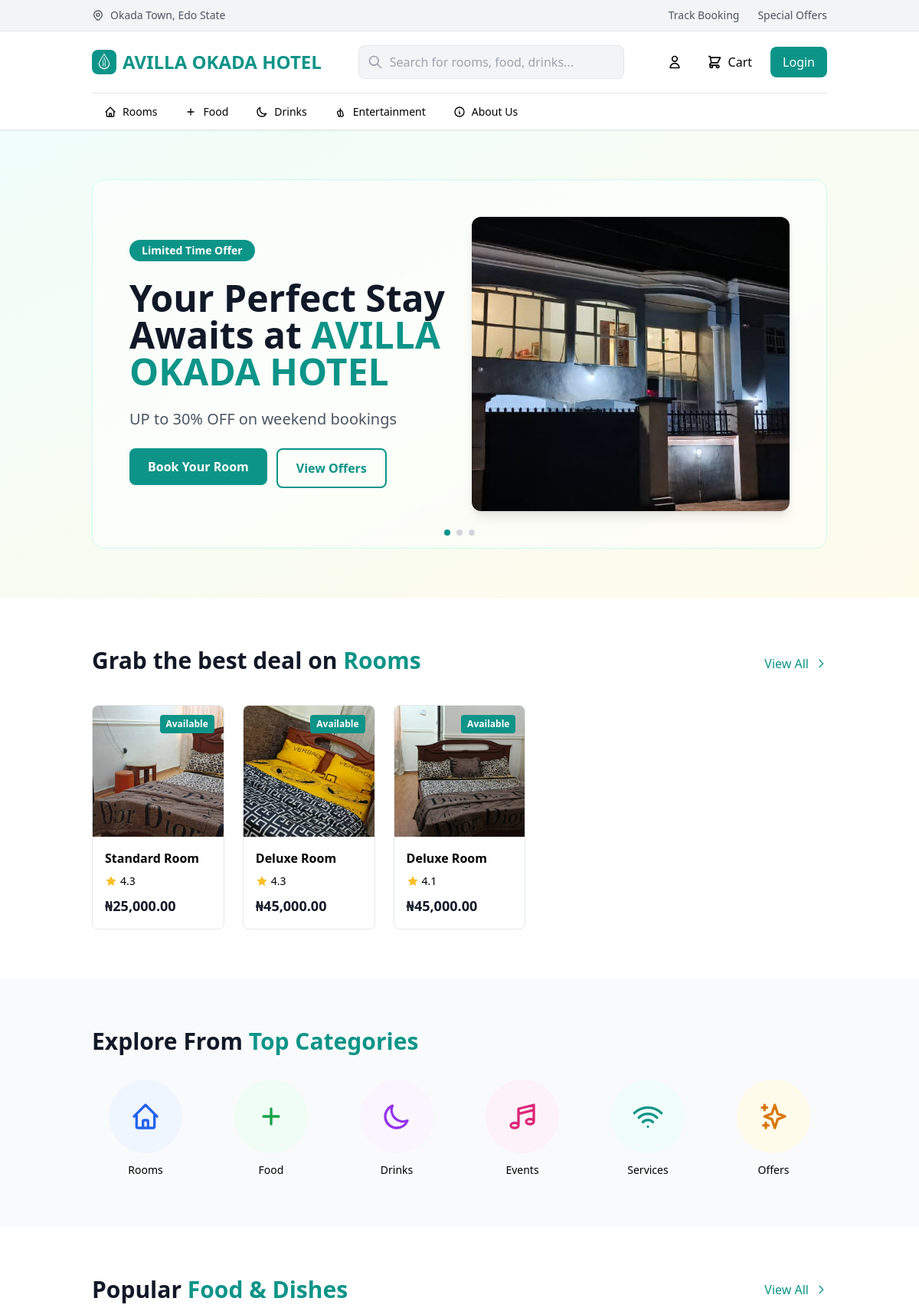
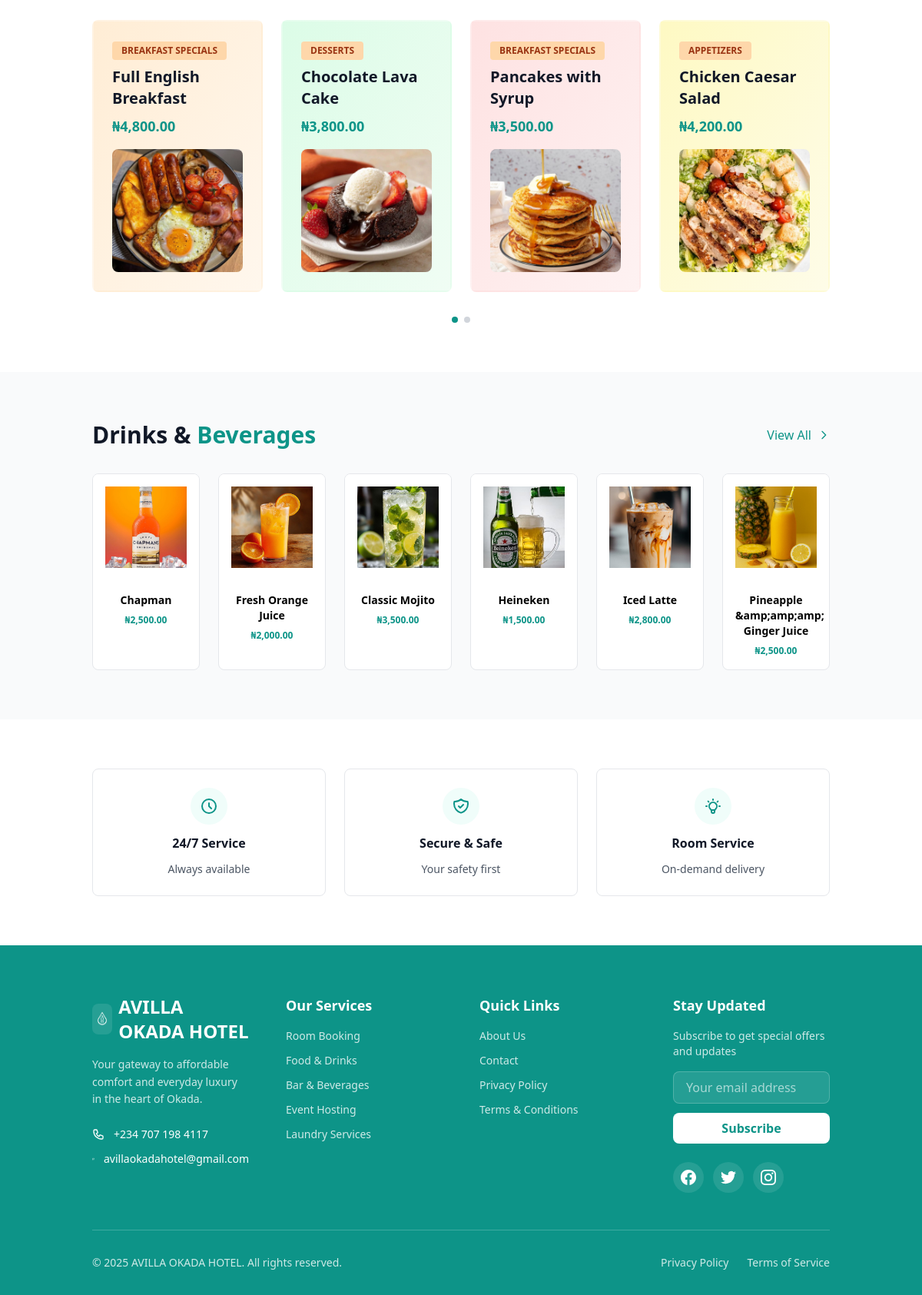
Page /index-one.php on the committed database (2 pictures, top to bottom).
### tables this page shows
CREATE TABLE `rooms` (
  `room_id` int(11) NOT NULL,
  `room_number` varchar(10) NOT NULL,
  `room_type` enum('Standard Room','Deluxe Room','Executive Suite') NOT NULL,
  `capacity` int(11) NOT NULL,
  `price_per_night` decimal(10,2) NOT NULL,
  `status` enum('available','occupied','maintenance','reserved','unavailable') DEFAULT 'available',
  `description` text DEFAULT NULL,
  `amenities` longtext DEFAULT NULL CHECK (json_valid(`amenities`)),
  `features` longtext DEFAULT NULL CHECK (json_valid(`features`)),
  `image_url` varchar(255) DEFAULT NULL,
  `created_date` timestamp NOT NULL DEFAULT current_timestamp(),
  `last_updated` timestamp NOT NULL DEFAULT current_timestamp() ON UPDATE current_timestamp()
);

CREATE TABLE `food_menu` (
  `menu_item_id` int(11) NOT NULL,
  `item_name` varchar(150) NOT NULL,
  `category` enum('Nigerian Dishes','Continental Plates','Breakfast Specials','Drinks','Appetizers','Desserts') NOT NULL,
  `drink_category` enum('Wine','Beer','Spirit','Cocktail','Juice','Soda','Water', 'softdrink') DEFAULT NULL,
  `description` text DEFAULT NULL,
  `price` decimal(10,2) NOT NULL,
  `availability` tinyint(1) DEFAULT 1,
  `preparation_time` int(11) DEFAULT NULL COMMENT 'in minutes',
  `image_url` varchar(255) DEFAULT NULL,
  `is_vegetarian` tinyint(1) DEFAULT 0,
  `is_featured` tinyint(1) DEFAULT 0,
  `created_date` timestamp NOT NULL DEFAULT current_timestamp(),
  `last_updated` timestamp NOT NULL DEFAULT current_timestamp() ON UPDATE current_timestamp()
);

### index-one.php (the view, shortened to what the rows shown need)
<?php
require_once 'config/database.php';
include 'header.php';
try {
    $stmt = $pdo->query("SELECT * FROM rooms WHERE status = 'available' ORDER BY room_type ASC LIMIT 5");
    $displayRooms = $stmt->fetchAll();
} catch(PDOException $e) {
    $displayRooms = [];
    error_log('Error fetching display rooms: ' . $e->getMessage());
}
try {
    $stmt = $pdo->query("SELECT * FROM food_menu WHERE is_featured = 1 AND availability = 1 ORDER BY last_updated DESC");
    $featuredFood = $stmt->fetchAll();
} catch(PDOException $e) {
    $featuredFood = [];
    error_log('Error fetching featured food: ' . $e->getMessage());
}
try {
    $stmt = $pdo->query("SELECT * FROM food_menu WHERE category = 'Drinks' AND availability = 1 ORDER BY last_updated DESC LIMIT 6");
    $drinks = $stmt->fetchAll();
} catch(PDOException $e) {
    $drinks = [];
    error_log('Error fetching drinks: ' . $e->getMessage());
}
?>
    <section class="bg-gradient-to-br from-teal-50 to-amber-50">
        <div class="container mx-auto px-4 lg:px-8 py-12 md:py-16">
            <div id="hero-slider" class="bg-white/50 backdrop-blur-sm rounded-2xl overflow-hidden border border-teal-100 relative">
                <div class="slide active">
                    <div class="grid md:grid-cols-2 gap-8 items-center p-8 md:p-12">
                        <div class="space-y-6">
                            <h1 class="text-4xl md:text-5xl font-bold leading-tight text-gray-900">
                                Your Perfect Stay Awaits at <span class="text-teal-600">AVILLA OKADA HOTEL</span>
                            </h1>
                        </div>
                    </div>
                </div>
            </div>
        </div>
    </section>
    <section id="rooms" class="py-16 bg-white">
        <div class="container mx-auto px-4 lg:px-8">
            <div class="flex items-center justify-between mb-8">
                <div>
                    <h2 class="text-2xl md:text-3xl font-bold mb-2 text-gray-900">
                        Grab the best deal on <span class="text-teal-600">Rooms</span>
                    </h2>
                </div>
            </div>
            <div class="grid grid-cols-2 md:grid-cols-3 lg:grid-cols-5 gap-4 md:gap-6">
                <?php if (empty($displayRooms)): ?>
                    <div class="bg-white rounded-lg border border-gray-200 hover:shadow-lg transition-all cursor-pointer group overflow-hidden">
                        <div class="relative aspect-square overflow-hidden bg-gray-100 flex items-center justify-center">
                            <svg class="h-12 w-12 text-gray-400" fill="none" stroke="currentColor" viewBox="0 0 24 24">
                                <path stroke-linecap="round" stroke-linejoin="round" stroke-width="2" d="M19 21V5a2 2 0 00-2-2H7a2 2 0 00-2 2v16m14 0h2m-2 0h-5m-9 0H3m2 0h5M9 7h1m-1 4h1m4-4h1m-1 4h1m-5 10v-5a1 1 0 011-1h2a1 1 0 011 1v5m-4 0h4"/>
                            </svg>
                        </div>
                        <div class="p-4 space-y-2">
                            <h3 class="font-semibold text-sm md:text-base">No Rooms Available</h3>
                            <p class="text-xs text-gray-500">Check back later</p>
                        </div>
                    </div>
                <?php else: ?>
                    <?php foreach ($displayRooms as $room): ?>
                        <div class="bg-white rounded-lg border border-gray-200 hover:shadow-lg transition-all cursor-pointer group overflow-hidden">
                            <div class="relative aspect-square overflow-hidden bg-gray-100">
                                <?php if ($room['image_url']): ?>
                                    <img src="<?php echo htmlspecialchars($room['image_url']); ?>" alt="<?php echo htmlspecialchars($room['room_type']); ?>" class="w-full h-full object-cover group-hover:scale-105 transition-transform duration-300">
                                <?php endif; ?>
                                <span class="absolute top-3 right-3 bg-teal-600 text-white px-2 py-1 rounded text-xs font-semibold">
                                    <?php
                                    $discount = 0;
                                    if ($room['room_type'] === 'Deluxe Room') $discount = 0;
                                    elseif ($room['room_type'] === 'Executive Suite') $discount = 0;
                                    elseif ($room['room_type'] === 'Standard Room') $discount = 0;
                                    echo $discount > 0 ? $discount . '% OFF' : 'Available';
                                    ?>
                                </span>
                            </div>
                            <div class="p-4 space-y-2">
                                <h3 class="font-semibold text-sm md:text-base line-clamp-2"><?php echo htmlspecialchars($room['room_type']); ?></h3>
                                <div class="flex items-center gap-1 text-sm">
                                    <svg class="h-4 w-4 fill-amber-400 text-amber-400" viewBox="0 0 24 24">
                                        <path d="M12 2l3.09 6.26L22 9.27l-5 4.87 1.18 6.88L12 17.77l-6.18 3.25L7 14.14 2 9.27l6.91-1.01L12 2z"/>
                                    </svg>
                                    <span class="font-medium">
                                        <?php
                                        echo number_format(mt_rand(40, 50) / 10, 1);
                                        ?>
                                    </span>
                                </div>
                                <div class="space-y-1">
                                    <?php if ($discount > 0): ?>
                                        <div class="flex items-baseline gap-2">
                                            <span class="text-lg font-bold text-gray-900"><?php echo formatCurrency($room['price_per_night'] * (1 - $discount/100)); ?></span>
                                            <span class="text-sm text-gray-500 line-through"><?php echo formatCurrency($room['price_per_night']); ?></span>
                                        </div>
                                        <p class="text-xs text-green-600 font-medium">Save: <?php echo formatCurrency($room['price_per_night'] * $discount/100); ?></p>
                                    <?php else: ?>
                                        <span class="text-lg font-bold text-gray-900"><?php echo formatCurrency($room['price_per_night']); ?></span>
                                    <?php endif; ?>
                                </div>
                            </div>
                        </div>
                    <?php endforeach; ?>
                <?php endif; ?>
            </div>
        </div>
    </section>
    <section class="py-16 bg-gray-50">
        <div class="container mx-auto px-4 lg:px-8">
            <div class="flex items-center justify-between mb-8">
                <h2 class="text-2xl md:text-3xl font-bold text-gray-900">
                    Explore From <span class="text-teal-600">Top Categories</span>
                </h2>
            </div>
        </div>
    </section>
    <section id="food" class="py-16 bg-white">
        <div class="container mx-auto px-4 lg:px-8">
            <div class="flex items-center justify-between mb-8">
                <h2 class="text-2xl md:text-3xl font-bold text-gray-900">
                    Popular <span class="text-teal-600">Food & Dishes</span>
                </h2>
            </div>
            <?php if (empty($featuredFood)): ?>
                <div class="text-center py-12 text-gray-500">
                    <p>No featured food items available at the moment. Please check back later.</p>
                </div>
            <?php else: ?>
                <div id="food-carousel">
                <?php
                $foodChunks = array_chunk($featuredFood, 4);
                foreach ($foodChunks as $index => $chunk):
                ?>
                    <div class="food-page <?php echo $index === 0 ? 'active' : ''; ?>" data-page="<?php echo $index; ?>" style="<?php echo $index === 0 ? '' : 'display: none;'; ?>">
                        <div class="grid grid-cols-1 md:grid-cols-2 lg:grid-cols-4 gap-6">
                            <?php
                            $colorClasses = [
                                'from-orange-100 to-orange-50',
                                'from-green-100 to-green-50',
                                'from-red-100 to-red-50',
                                'from-yellow-100 to-yellow-50',
                            ];
                            $i = $index * 4;
                            foreach ($chunk as $food):
                                $color = $colorClasses[$i % count($colorClasses)];
                                $i++;
                            ?>
                                <div class="bg-gradient-to-br <?php echo $color; ?> border-2 border-transparent hover:border-teal-500 transition-all cursor-pointer group overflow-hidden rounded-lg">
                                    <div class="p-6 space-y-4">
                                        <div class="space-y-2">
                                            <span class="inline-block bg-orange-200 text-orange-800 px-3 py-1 rounded text-xs font-semibold">
                                                <?php echo htmlspecialchars(strtoupper($food['category'])); ?>
                                            </span>
                                            <h3 class="text-xl font-bold text-gray-900"><?php echo htmlspecialchars($food['item_name']); ?></h3>
                                            <p class="text-lg font-semibold text-teal-600"><?php echo formatCurrency($food['price']); ?></p>
                                        </div>
                                        <div class="relative h-40 rounded-lg overflow-hidden">
                                            <img src="<?php echo htmlspecialchars($food['image_url'] ?? '/placeholder-image.png'); ?>" alt="<?php echo htmlspecialchars($food['item_name']); ?>" class="w-full h-full object-cover group-hover:scale-110 transition-transform duration-300">
                                        </div>
                                    </div>
                                </div>
                            <?php endforeach; ?>
                        </div>
                    </div>
                <?php endforeach; ?>
                </div>
            <?php endif; ?>
        </div>
    </section>
    <section id="drinks" class="py-16 bg-gray-50">
        <div class="container mx-auto px-4 lg:px-8">
            <div class="flex items-center justify-between mb-8">
                <h2 class="text-2xl md:text-3xl font-bold text-gray-900">
                    Drinks & <span class="text-teal-600">Beverages</span>
                </h2>
            </div>
            <div class="grid grid-cols-2 md:grid-cols-3 lg:grid-cols-6 gap-4 md:gap-6">
                <?php if (empty($drinks)): ?>
                    <div class="col-span-full text-center py-12 text-gray-500">
                        <p>No drinks available at the moment. Please check back later.</p>
                    </div>
                <?php else: ?>
                    <?php foreach ($drinks as $drink): ?>
                        <div class="bg-white rounded-lg border border-gray-200 hover:shadow-lg transition-all cursor-pointer group overflow-hidden">
                            <div class="relative aspect-square overflow-hidden bg-white">
                                <img src="<?php echo htmlspecialchars($drink['image_url'] ?? '/placeholder-image.png'); ?>" alt="<?php echo htmlspecialchars($drink['item_name']); ?>" class="w-full h-full object-cover p-4 group-hover:scale-110 transition-transform duration-300">
                            </div>
                            <div class="p-4 text-center space-y-2">
                                <h3 class="font-semibold text-sm"><?php echo htmlspecialchars($drink['item_name']); ?></h3>
                                <p class="text-xs font-semibold text-teal-600"><?php echo formatCurrency($drink['price']); ?></p>
                            </div>
                        </div>
                    <?php endforeach; ?>
                <?php endif; ?>
            </div>
        </div>
    </section>
<?php include 'footer.php'; ?>

### rows in the picture
rooms: image_url (picture), shows "Available", room_type "Standard Room", price_per_night "₦25,000.00"
rooms: image_url (picture), shows "Available", room_type "Deluxe Room", price_per_night "₦45,000.00"
rooms: image_url (picture), shows "Available", room_type "Deluxe Room", price_per_night "₦45,000.00"
food_menu: category "BREAKFAST SPECIALS", item_name "Full English Breakfast", price "₦4,800.00", image_url (picture)
food_menu: category "DESSERTS", item_name "Chocolate Lava Cake", price "₦3,800.00", image_url (picture)
food_menu: category "BREAKFAST SPECIALS", item_name "Pancakes with Syrup", price "₦3,500.00", image_url (picture)
food_menu: category "APPETIZERS", item_name "Chicken Caesar Salad", price "₦4,200.00", image_url (picture)
food_menu: image_url (picture), item_name "Chapman", price "₦2,500.00"
food_menu: image_url (picture), item_name "Fresh Orange Juice", price "₦2,000.00"
food_menu: image_url (picture), item_name "Classic Mojito", price "₦3,500.00"
food_menu: image_url (picture), item_name "Heineken", price "₦1,500.00"
food_menu: image_url (picture), item_name "Iced Latte", price "₦2,800.00"
food_menu: image_url (picture), item_name "Pineapple &amp;amp;amp; Ginger Juice", price "₦2,500.00"
